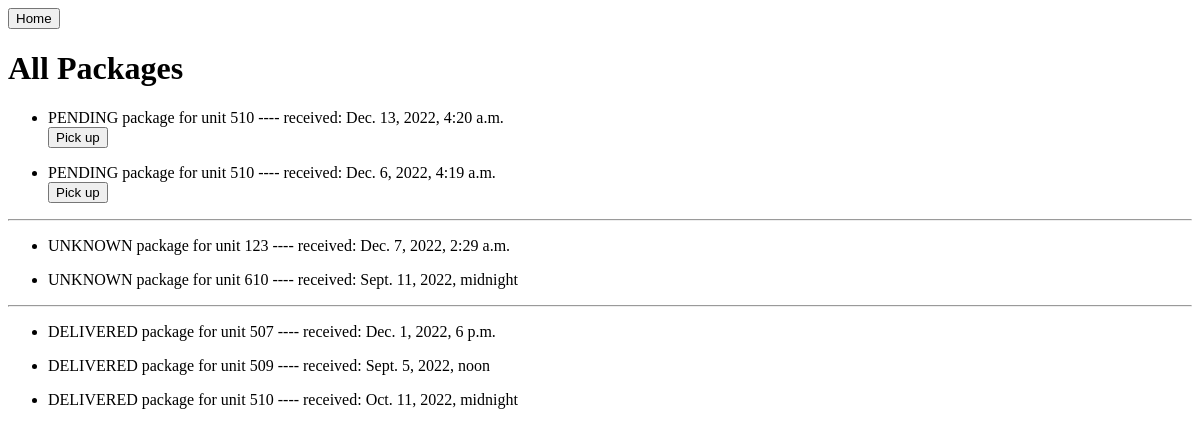
/mail/packages (signed in), run on an earlier commit of the app's database.
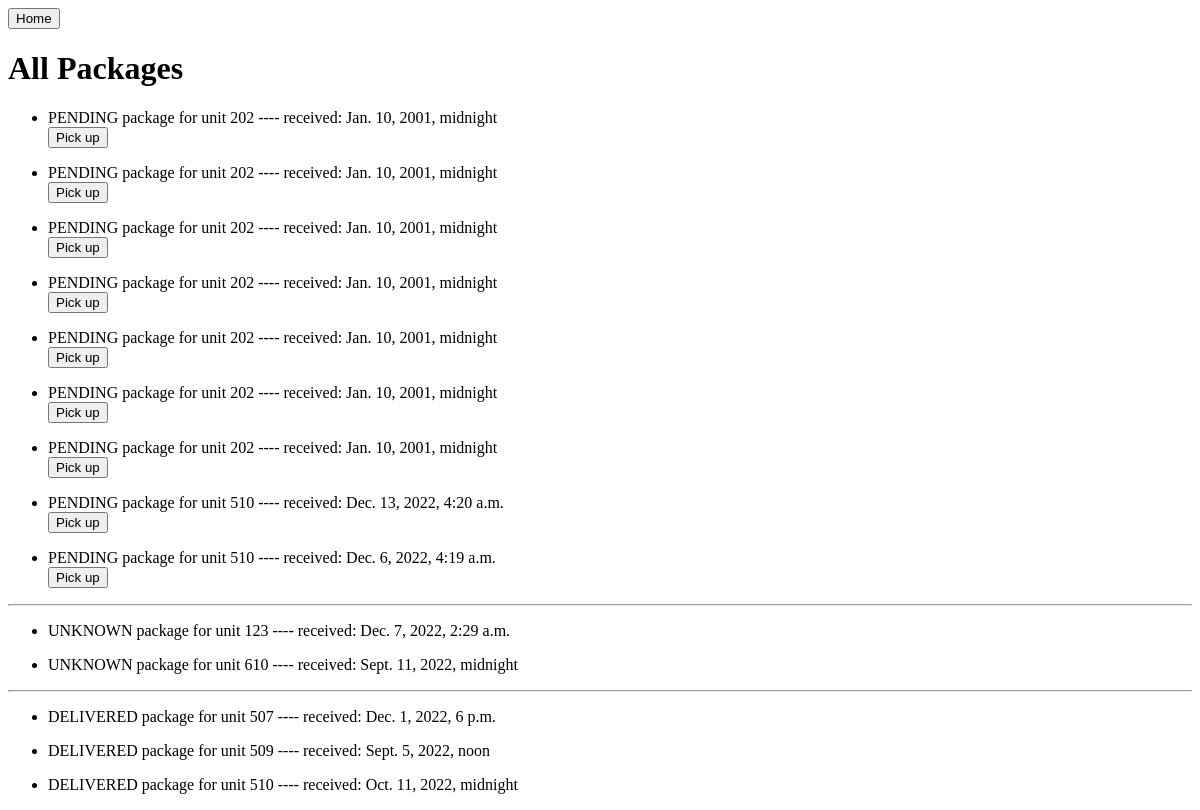
And on a later commit of the database.
### mail/models.py (models this page shows)
class Package(models.Model):
    name = models.CharField(max_length=100)
    address = models.CharField(max_length=200)
    posting_service = models.CharField(max_length=50)
    received = models.DateTimeField('Date office received')
    status = models.CharField(max_length=50, choices=STATUS_CHOICES, null=True)
    owner = models.ForeignKey('Resident', models.SET_NULL, blank=True, null=True)
    def __str__(self):
        return self.status + ' package for unit ' + self.address

### mail/views.py (the view)
# urls.py: path('packages', views.packages, name='packages'),
@login_required(login_url='/accounts/login/')
def packages(request):
    template = loader.get_template('mail/packages.html')
    pending_packages = Package.objects.filter(status='PENDING').order_by('-id')
    unknown_packages = Package.objects.filter(status='UNKNOWN').order_by('-id')
    delivered_packages = Package.objects.filter(status='DELIVERED').order_by('-id')
    context = {
        'pending_packages': pending_packages,
        'unknown_packages': unknown_packages,
        'delivered_packages': delivered_packages
    }
    return HttpResponse(template.render(context, request))

### mail/templates/mail/packages.html (shortened to what this page needs)
<!DOCTYPE html>
<html lang="en-US">
  <head>
  </head>
  <body>
    <a href="/mail/home">
      <button>Home</button>
    </a>
    <h1>All Packages</h1>
    {% for package in pending_packages %}
        <ul>
            <li>{{ package }} ---- received: {{ package.received }}
                <form action="/mail/pickup" method="post">
                    <input type="submit" class="btnbtn-primary" value="Pick up">
                </form>
            </li>
        </ul>
    {% endfor %}
    <hr/>
   {% for package in unknown_packages %}
        <ul>
            <li>{{ package }} ---- received: {{ package.received }}</li>
        </ul>
    {% endfor %}
    <hr/>
   {% for package in delivered_packages %}
        <ul>
            <li>{{ package }} ---- received: {{ package.received }}</li>
        </ul>
    {% endfor %}
  </body>
</html>

What changed in the data, as far as the page shows it:
added Package: status+address "PENDING package for unit 202", received "Jan. 10, 2001, midnight", shown under "All Packages"
added Package: status+address "PENDING package for unit 202", received "Jan. 10, 2001, midnight", shown under "All Packages"
added Package: status+address "PENDING package for unit 202", received "Jan. 10, 2001, midnight", shown under "All Packages"
added Package: status+address "PENDING package for unit 202", received "Jan. 10, 2001, midnight", shown under "All Packages"
added Package: status+address "PENDING package for unit 202", received "Jan. 10, 2001, midnight", shown under "All Packages"
added Package: status+address "PENDING package for unit 202", received "Jan. 10, 2001, midnight", shown under "All Packages"
added Package: status+address "PENDING package for unit 202", received "Jan. 10, 2001, midnight", shown under "All Packages"
